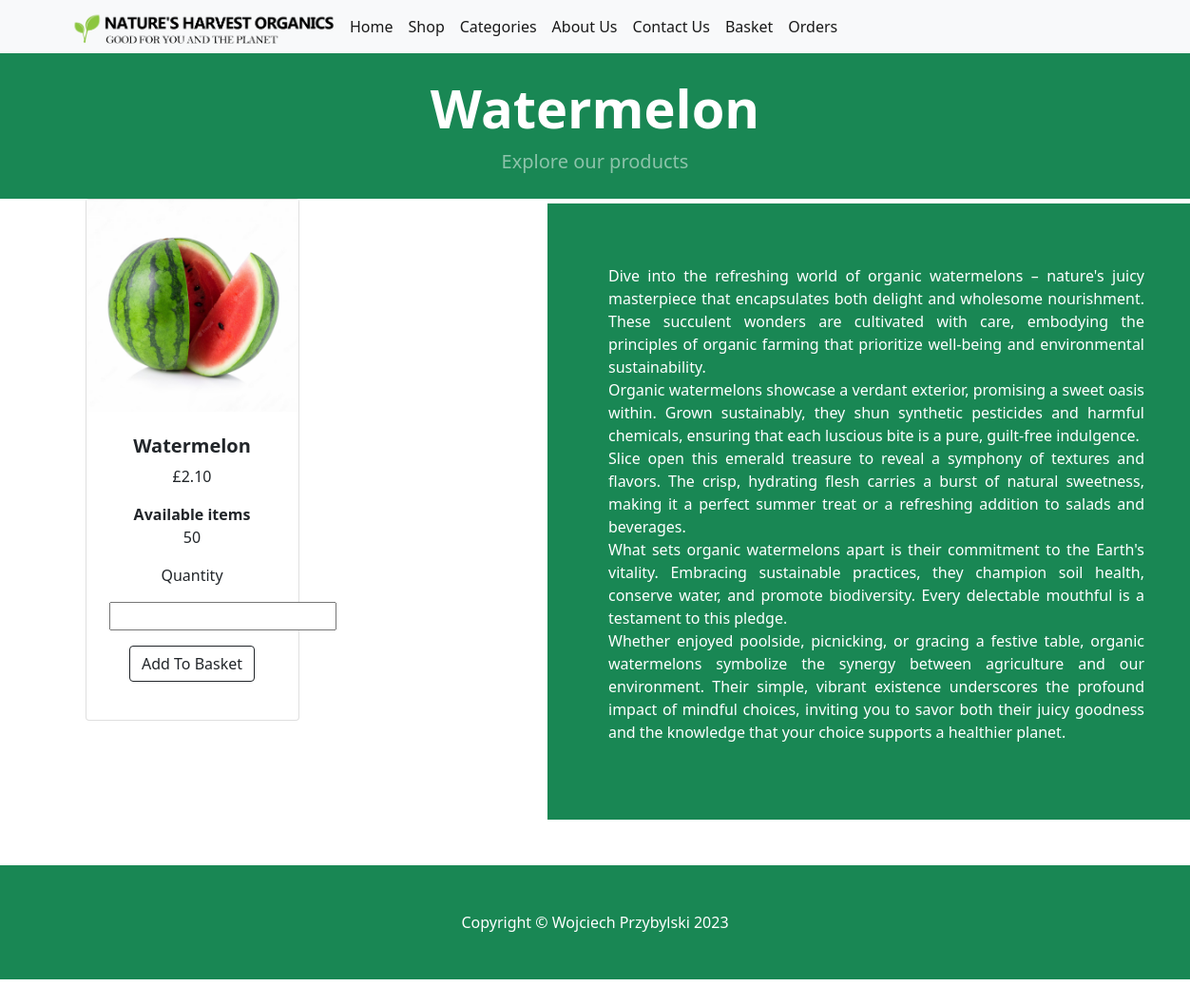
/Watermelon, run on the app's committed database.
### tables this page shows
CREATE TABLE items (
	id INTEGER NOT NULL, 
	name VARCHAR(30) NOT NULL, 
	stock INTEGER NOT NULL, 
	price FLOAT NOT NULL, 
	type_id VARCHAR(15) NOT NULL, 
	PRIMARY KEY (id), 
	UNIQUE (name), 
	FOREIGN KEY(type_id) REFERENCES types (id)
);

### application/__init__.py (the view)
    @app.route('/Watermelon')
    def watermelon():
        from application import models
        items = models.Items.query.all()
        baseUrl = '/static/'
        return render_template("indiv_items/watermelon.html", baseUrl=baseUrl, items=items)

### application/templates/indiv_items/watermelon.html (shortened to what this page needs)
{% extends 'base.html' %}
{% block content %}
    <header class="bg-success py-2">
        <div class="container px-4 px-lg-5 my-3">
            <div class="text-center text-white">
                <h1 class="display-4 fw-bolder">Watermelon</h1>
                <p class="lead fw-normal text-white-50 mb-0">Explore our products</p>
            </div>
        </div>
    </header>
    <section class="py-5">
        <div class="container px-4 px-lg-5 mt-5">
            <div class="row gx-4 gx-lg-5 row-cols-2 row-cols-md-3 row-cols-xl-4 justify-content-center">
                {% for item in items %}
                {% if item.name == 'Watermelon' %}
                <div class="col mb-5" style="translate: -26.5rem;">
                        <div class="card h-100">
                            <a class="pic" href="/{{item.name}}"><img src="{{ baseUrl }}assets/images/{{item.id}}.jpg"></img></a>
                            <div class="card-body p-4">
                                <div class="text-center">
                                    <h5 class="fw-bolder">{{item.name}}</h5>
                                        <p class="">£{{ "%.2f" | format(item.price) }}</p>
                                    <div>
                                        <b class="fw-bolder">Available items</b>
                                        <p class="">{{item.stock}}</p>
                                    </div>
                                    <div>
                                        <p>Quantity</p>
                                        <p><input id="quantity_input_id" name="quantity_input" type="number" min="0" max={{item.amount}}/></p>
                                        <p><input class="btn btn-outline-dark mt-auto" name="add_item" type="submit" value="Add To Basket"></p>
                                    </div>
                                </div>
                            </div/div>
                        </div>
                </div>
                {% endif %}
                {% endfor %}
            </div>
            <div class="disc">
                <p>Dive into the refreshing world of organic watermelons – nature's juicy masterpiece that encapsulates both delight and wholesome nourishment. These succulent wonders are cultivated with care, embodying the principles of organic farming that prioritize well-being and environmental sustainability.<br>
                    Organic watermelons showcase a verdant exterior, promising a sweet oasis within. Grown sustainably, they shun synthetic pesticides and harmful chemicals, ensuring that each luscious bite is a pure, guilt-free indulgence.<br>
                    Slice open this emerald treasure to reveal a symphony of textures and flavors. The crisp, hydrating flesh carries a burst of natural sweetness, making it a perfect summer treat or a refreshing addition to salads and beverages.<br>
                    What sets organic watermelons apart is their commitment to the Earth's vitality. Embracing sustainable practices, they champion soil health, conserve water, and promote biodiversity. Every delectable mouthful is a testament to this pledge.<br>
                    Whether enjoyed poolside, picnicking, or gracing a festive table, organic watermelons symbolize the synergy between agriculture and our environment. Their simple, vibrant existence underscores the profound impact of mindful choices, inviting you to savor both their juicy goodness and the knowledge that your choice supports a healthier planet.
                    </p>
        </div>
        </div>
    </section>
{% endblock %}

### data on the page
items: name "Watermelon", price "2.10", stock "50"
